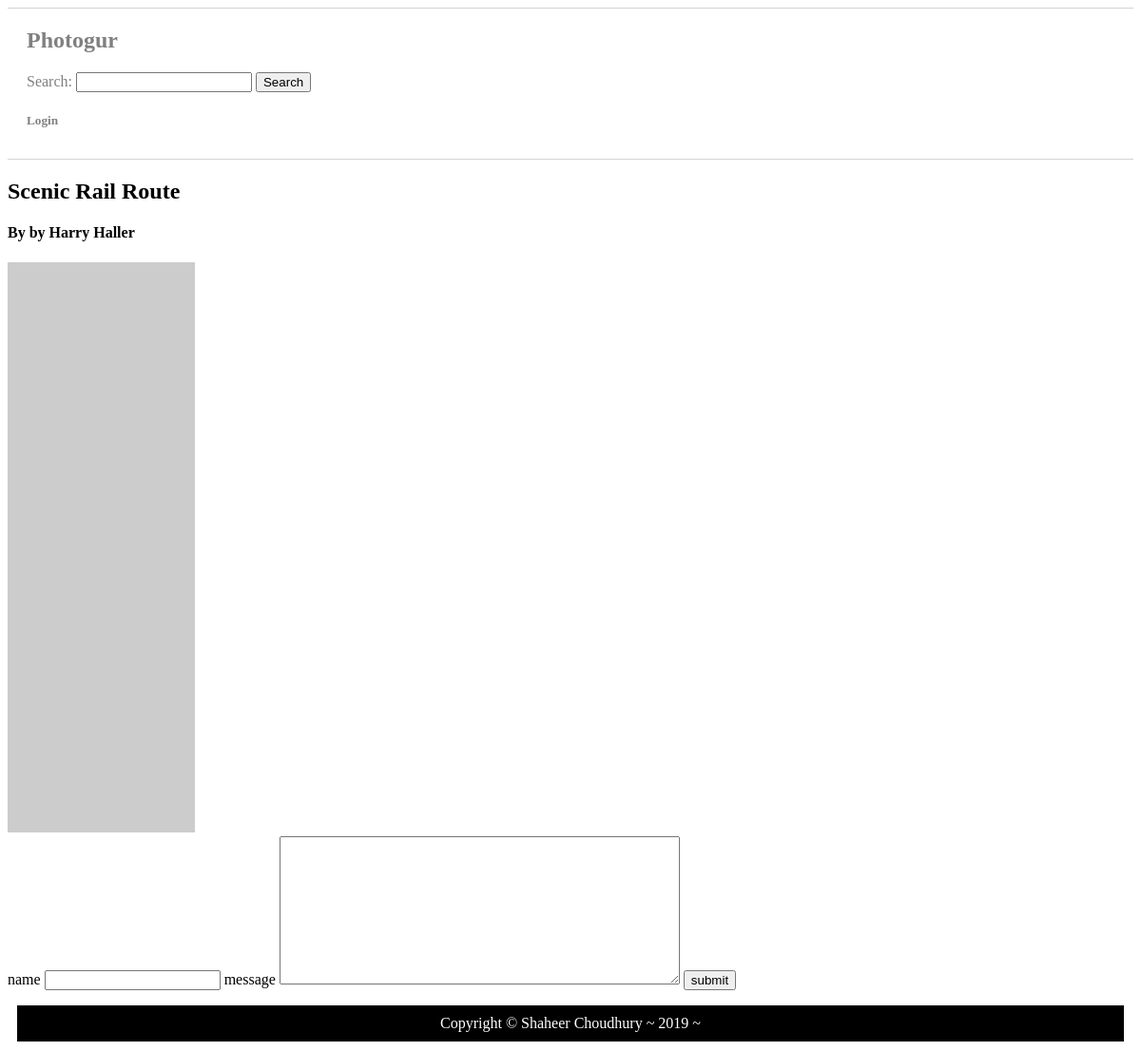
The app's page /pictures/3, older data.
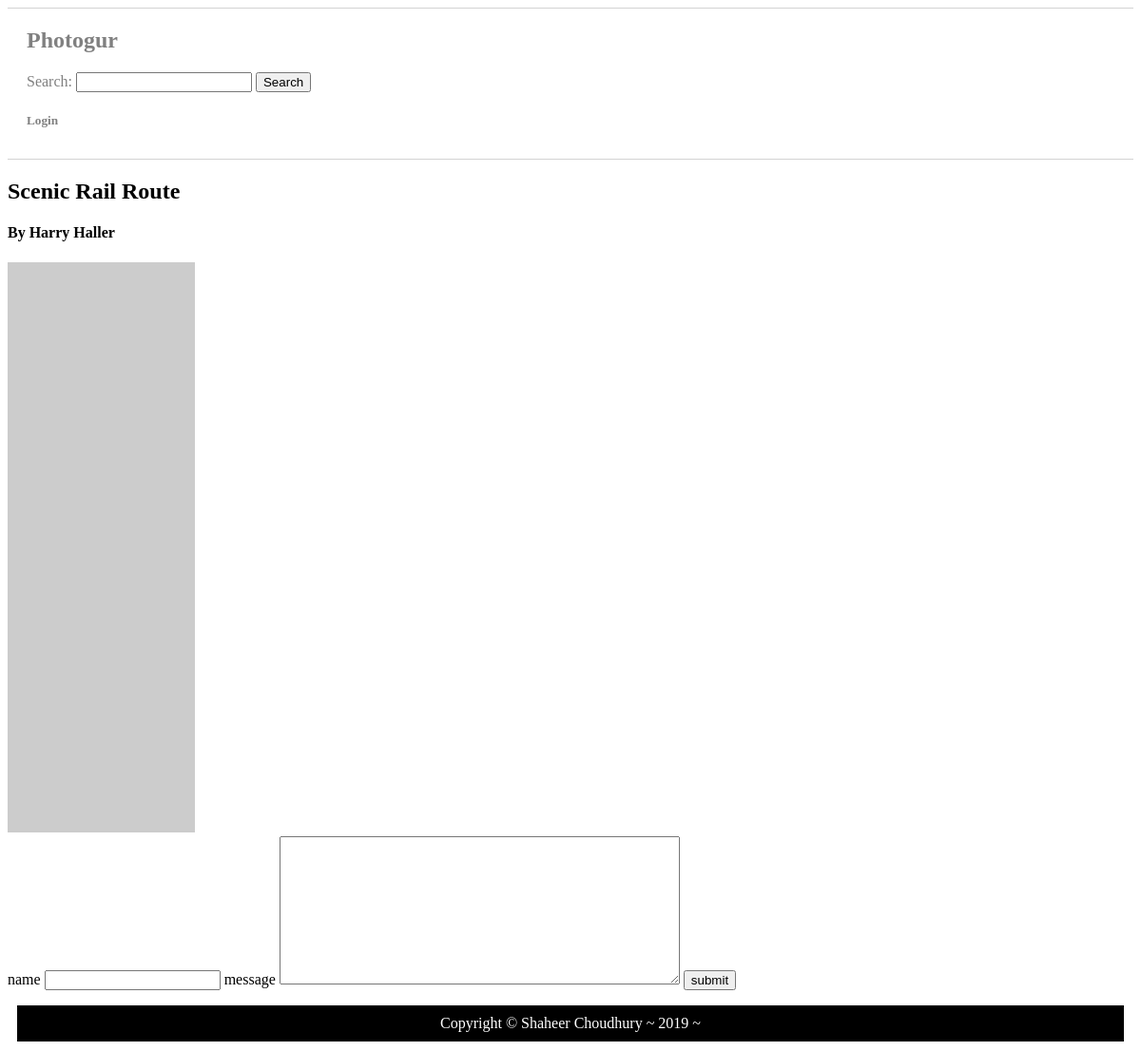
The same page, newer data.
### photogur/models.py (models this page shows, shortened)
class Picture(models.Model):
    title = models.CharField(max_length=255)
    artist = models.CharField(max_length=255)
    url = models.CharField(max_length=255)

### photogur/views.py (the view)
# urls.py: path('pictures/<int:id>', picture_show, name='picture_details'),
def picture_show(request, id):
    picture = Picture.objects.get(pk=id)
    context = {'picture': picture}
    return render(request, 'picture.html', context)

### photogur/templates/picture.html (shortened to what this page needs)
{% extends 'base.html' %}
{% block content %}
    <h2>{{ picture.title }}</h2>
    <h4>By {{ picture.artist }}</h4>
    <img src="{{ picture.url }}" alt="{{ picture.title }}" />
    <form action="{% url 'create_comment' %}" method="post">
        <label for="name">name</label>
        <input type="text" name="name" class="comment_form">
        <label for="message">message</label>
        <textarea rows="10" cols="50" name="comment" value="leave comment please" class="comment_form"></textarea>
        <input type="submit" name="submit" value="submit" class="comment_form">
    </form>
{% endblock %}

Row changes from the older to the newer data that the page shows:
changed Picture "Scenic Rail Route": artist "by Harry Haller" → "Harry Haller"
